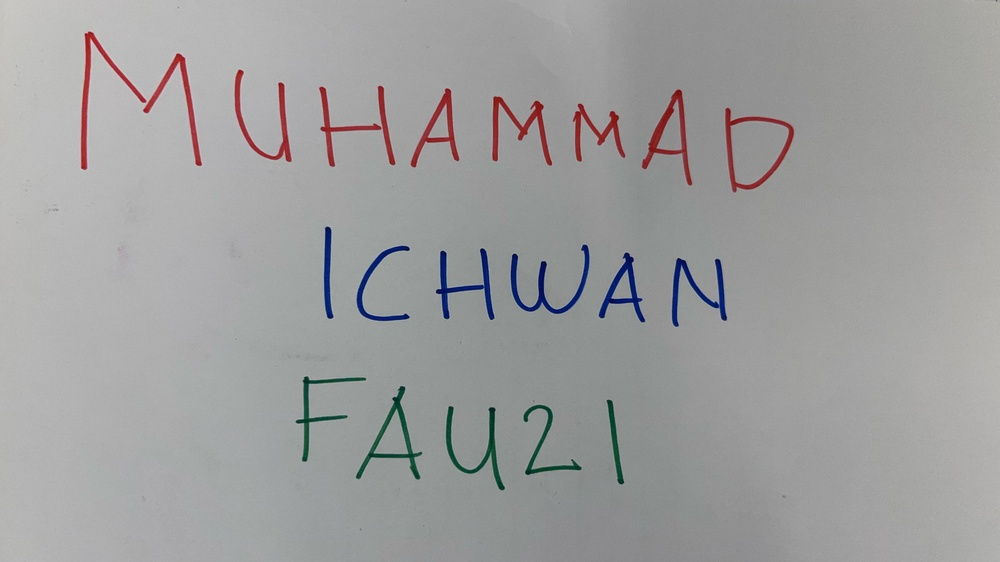
#> input picture iwannn.jpg, 1000 x 562 px, shrunk from 4032 x 2268 before the run
$ jupyter execute Untitled.ipynb
#> lines starting #> are read from the running program, lines starting #| are printed output that depends on the picture; after the words box and inside, x2 and y2 are one past the last pixel; in counts of white or black regions, pixels touching at a corner belong together
[cell 1]
import cv2
import numpy as np
from matplotlib import pyplot as plt

[cell 2]
img = cv2.imread("iwannn.jpg")
#> img is the input picture: shape (562, 1000, 3); mean B, G, R 158, 158, 158.1

### Baca Citra Asli

[cell 3]
img.shape
#> Out = (562, 1000, 3)

[cell 4]
rgb = cv2.cvtColor(img, cv2.COLOR_BGR2RGB)

[cell 5]
plt.imshow(rgb)

[cell 6]
plt.subplot(2, 2, 1)
plt.imshow(rgb)
plt.title('Gambar Asli')

plt.subplot(2, 2, 2)
plt.imshow(rgb[:, :, 0], cmap="gray")
plt.title('Merah')

plt.subplot(2, 2, 3)
plt.imshow(rgb[:, :, 1], cmap="gray")
plt.title('Hijau')

plt.subplot(2, 2, 4)
plt.imshow(rgb[:, :, 2], cmap="gray")
plt.title('Biru')

plt.tight_layout(pad=3.0)
plt.show()

[cell 7]
merah=rgb[:,:,0]
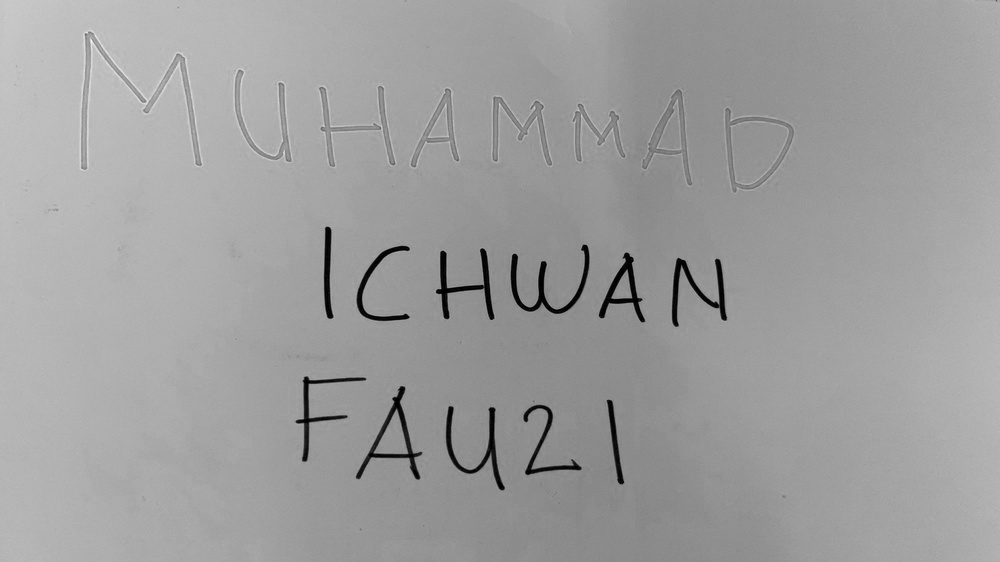
#> merah: shape (562, 1000); min 0, max 252, mean 158.1
fig, axs = plt.subplots(1,2, figsize = (15,5))
hist = cv2.calcHist([merah],[0],None,[256],[0,256])
#> hist = 256 values, max 14578 at index 158, min 0 at index 228, mean 2195.3
axs[0].imshow(merah, cmap='gray')
axs[1].plot(hist)
plt.show()
#> figure, not shown here; panel 2: curve peaks at x = 158, y = 14578

[cell 8]
hijau=rgb[:,:,1]
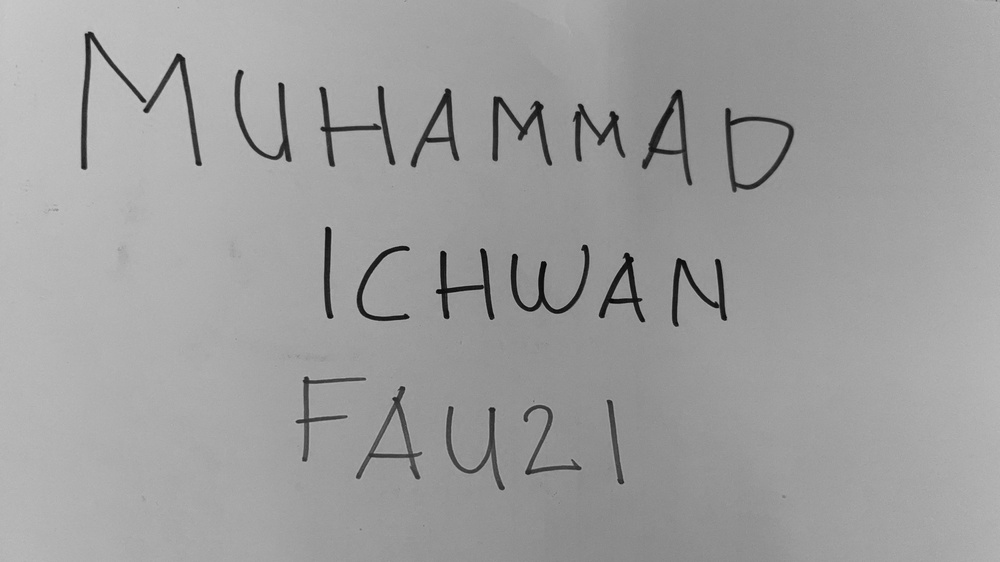
#> hijau: shape (562, 1000); min 1, max 203, mean 158
fig, axs = plt.subplots(1,2, figsize = (15,5))
hist = cv2.calcHist([hijau],[0],None,[256],[0,256])
#> hist = 256 values, max 17535 at index 147, min 0 at index 0, mean 2195.3
axs[0].imshow(hijau, cmap='gray')
axs[1].plot(hist)
plt.show()
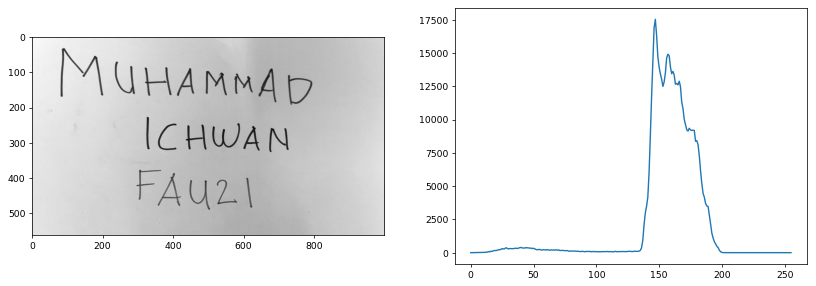
#> figure drawn by matplotlib, 2 panels; panel 2: curve peaks at x = 147, y = 17535

[cell 9]
biru=rgb[:,:,2]
fig, axs = plt.subplots(1,2, figsize = (15,5))
hist = cv2.calcHist([biru],[0],None,[256],[0,256])
#> hist = 256 values, max 17618 at index 146, min 0 at index 0, mean 2195.3
axs[0].imshow(biru, cmap='gray')
axs[1].plot(hist)
plt.show()
#> figure, not shown here; panel 2: curve peaks at x = 146, y = 17618

[cell 10]
image_hsv = cv2.cvtColor(rgb, cv2.COLOR_RGB2HSV)
#> image_hsv: shape (562, 1000, 3); mean H, S, V 45.7, 9.8, 160.7

gray = cv2.cvtColor(rgb, cv2.COLOR_RGB2GRAY)

fig, axs = plt.subplots(2, 2, figsize=(10,10))

red_lower1 = np.array([0, 50, 50])
red_upper1 = np.array([10, 255, 255])
red_lower2 = np.array([170, 50, 50])
red_upper2 = np.array([180, 255, 255])

green_lower = np.array([36, 50, 50])
green_upper = np.array([86, 255, 255])

blue_lower = np.array([100, 50, 50])
blue_upper = np.array([140, 255, 255])

mask_red1 = cv2.inRange(image_hsv, red_lower1, red_upper1)
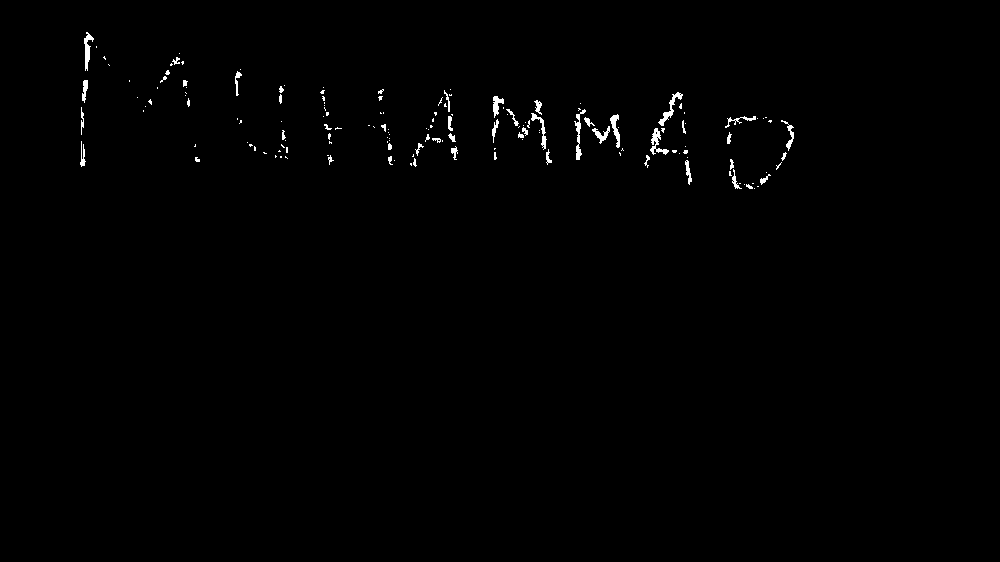
#> mask_red1: shape (562, 1000); 0.63% white; 160 white regions (113 under 20 px), largest, box (x1, y1, x2, y2) and area: (658, 92, 683, 126) 190, (650, 128, 669, 155) 185, (574, 109, 586, 160) 182
mask_red2 = cv2.inRange(image_hsv, red_lower2, red_upper2)
#> mask_red2: shape (562, 1000); 1.4% white; 75 white regions (40 under 20 px), largest, box (x1, y1, x2, y2) and area: (319, 86, 396, 167) 1061, (234, 69, 292, 162) 1010, (87, 31, 178, 113) 809
mask_red = cv2.bitwise_or(mask_red1, mask_red2)
#> mask_red: shape (562, 1000); 2% white; 8 white regions, largest, box (x1, y1, x2, y2) and area: (80, 31, 202, 170) 2557, (725, 108, 794, 192) 1369, (642, 89, 692, 186) 1352
mask_green = cv2.inRange(image_hsv, green_lower, green_upper)
#> mask_green: shape (562, 1000); 0.72% white; 9 white regions (4 under 20 px), largest, box (x1, y1, x2, y2) and area: (356, 387, 422, 480) 1107, (446, 406, 505, 490) 975, (296, 377, 366, 462) 814, (523, 405, 582, 475) 701, (608, 402, 624, 483) 455
mask_blue = cv2.inRange(image_hsv, blue_lower, blue_upper)
#> mask_blue: shape (562, 1000); 1.1% white; 6 white regions, box (x1, y1, x2, y2) and area: (510, 244, 590, 314) 1331, (436, 248, 495, 320) 1176, (672, 258, 727, 327) 1169, (598, 252, 645, 323) 1006, (356, 245, 410, 321) 833, (324, 226, 334, 319) 629

combined_mask1 = np.bitwise_or(mask_red, mask_blue)
combined_mask2 = np.bitwise_or(combined_mask1, mask_green)

(thresh, binary1) = cv2.threshold(gray, 0, 255, cv2.THRESH_BINARY)
#> binary1: shape (562, 1000); every value is 255
axs[0,0].imshow(binary1, cmap = 'gray')
axs[0,0].set_title('NONE')

plt.figure(figsize=(12, 10))
plt.subplot(1, 3, 1)
axs[0,1].imshow(mask_blue, cmap='gray')
axs[0,1].set_title('Blue')
plt.axis('off')

plt.subplot(1, 3, 2)
axs[1,0].imshow(combined_mask1, cmap='gray')
axs[1,0].set_title('Red-Blue')
plt.axis('off')

plt.subplot(1, 3, 3)
axs[1,1].imshow(combined_mask2, cmap='gray')
axs[1,1].set_title('Red-Green-Blue')
plt.axis('off')

plt.show()

[cell 11]
cv2.destroyAllWindows()

[cell 12]
img = cv2.imread("beklait.jpg")
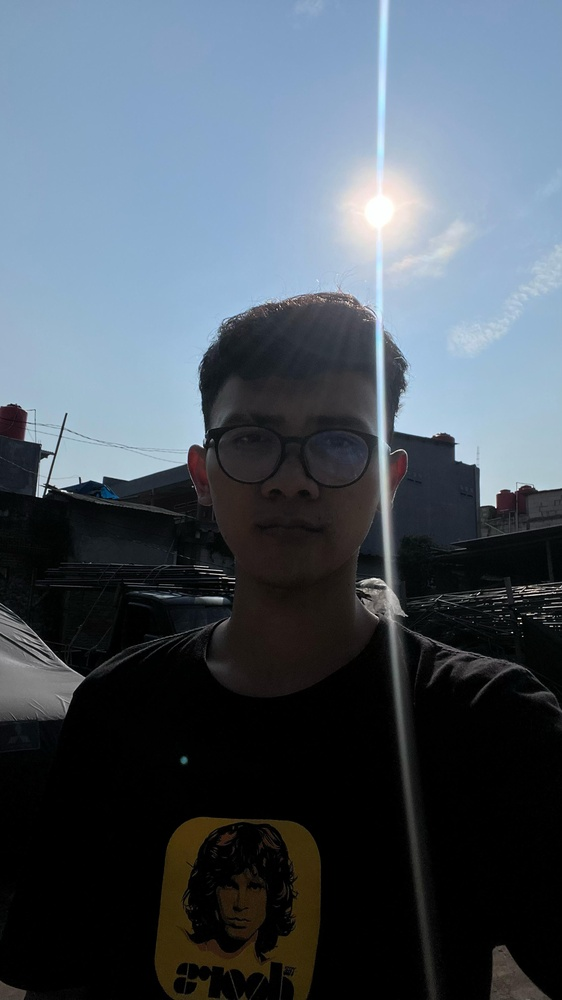
#> input picture beklait.jpg, 562 x 1000 px, shrunk from 2268 x 4032 before the run
#> img is the input picture: shape (1000, 562, 3); mean B, G, R 96.9, 86.1, 75.3
img_rgb = cv2.cvtColor(img, cv2.COLOR_BGR2RGB)

plt.imshow(img_rgb)
plt.title("Gambar Asli")
plt.axis("off")
plt.show()

[cell 13]
gray = cv2.cvtColor(img, cv2.COLOR_BGR2GRAY)
#> gray: shape (1000, 562)

plt.imshow(gray, cmap='gray')
plt.title("Gambar Grayscale")
plt.axis("off")
plt.show()

[cell 14]
bright = cv2.convertScaleAbs(gray, alpha=1, beta=50)
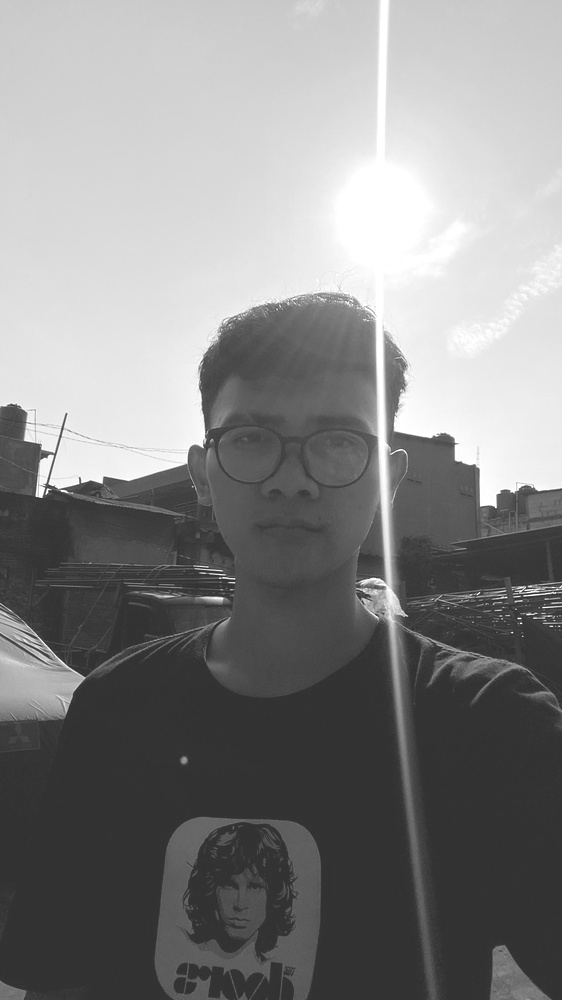
#> bright: shape (1000, 562); min 50, max 255, mean 133.8

plt.imshow(bright, cmap='gray')
plt.title("Grayscale yang Dicerahkan")
plt.axis("off")
plt.show()

[cell 15]
contrast = cv2.convertScaleAbs(gray, alpha=2.0, beta=0)
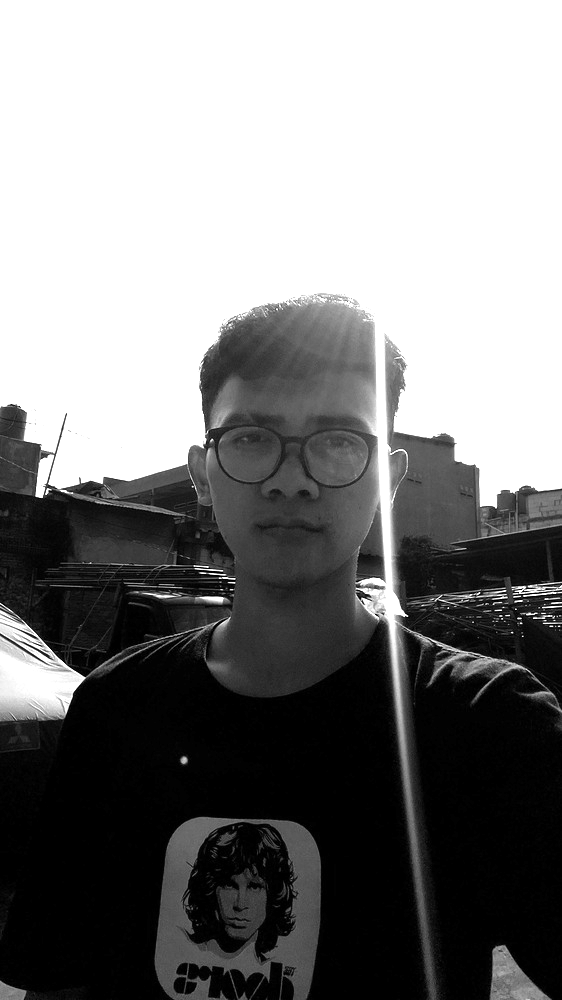
#> contrast: shape (1000, 562); min 0, max 255, mean 128.8

plt.imshow(contrast, cmap='gray')
plt.title("Grayscale yang Diperkontras")
plt.axis("off")
plt.show()

[cell 16]
bright_contrast = cv2.convertScaleAbs(bright, alpha=2.0, beta=0)
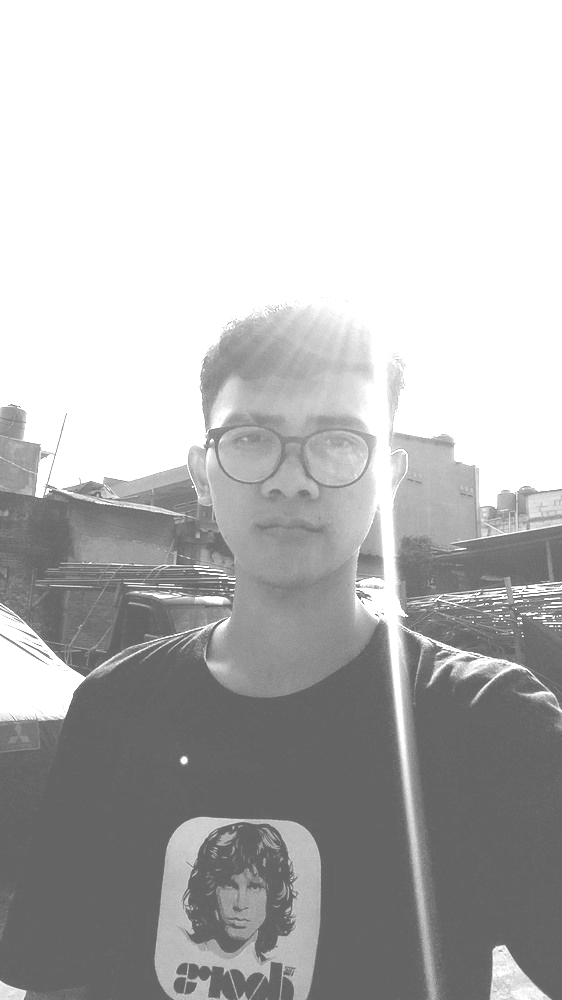
#> bright_contrast: shape (1000, 562); min 100, max 255, mean 185.8

plt.imshow(bright_contrast, cmap='gray')
plt.title("Grayscale Dicerah + Kontras")
plt.axis("off")
plt.show()
